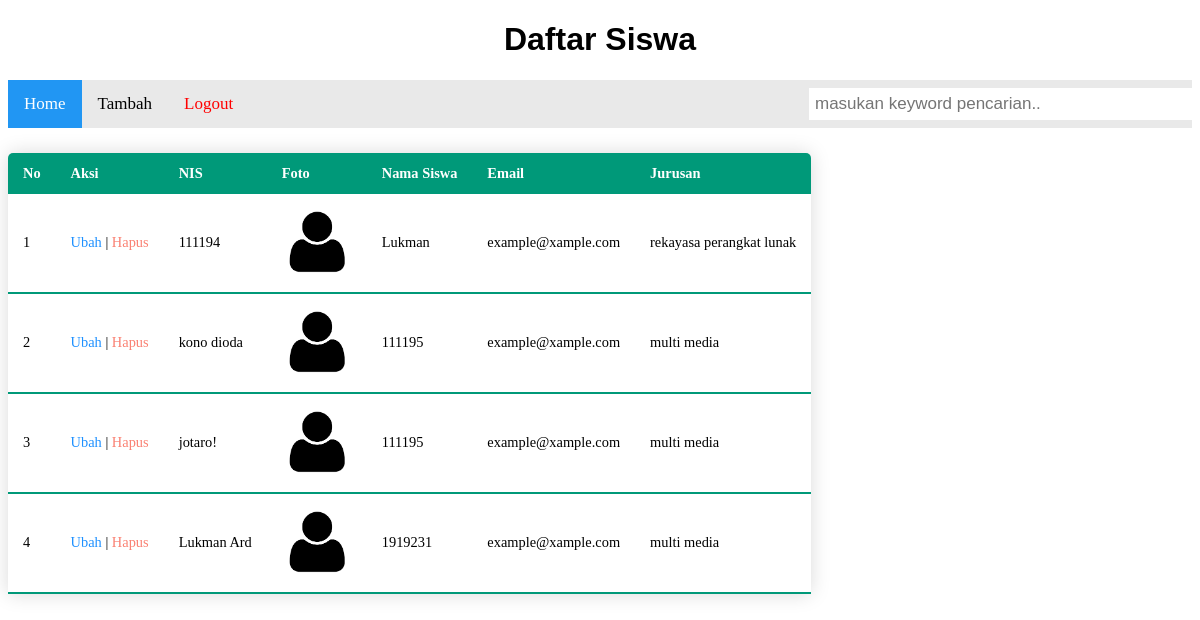
Page /index.php (signed in) on the committed database.
### tables this page shows
CREATE TABLE `siswa` (
  `id` int(11) NOT NULL,
  `nama` varchar(200) NOT NULL,
  `nis` char(10) NOT NULL,
  `email` varchar(100) NOT NULL,
  `jurusan` varchar(100) NOT NULL,
  `foto` varchar(150) NOT NULL
);

### functions.php (called while the page is built, shortened)
<?php
$conn = mysqli_connect("localhost", "root", "", "daftar_siswa");
function query($query)
{
    global $conn;
    $result = mysqli_query($conn, $query);
    $rows = [];
    while ($row = mysqli_fetch_assoc($result)) {
        $rows[] = $row;
    }
    return $rows;
}

### index.php (the view, shortened to what this page needs)
<?php
require 'functions.php';
$siswa = query("SELECT * FROM siswa");
?>
<!DOCTYPE html>
<html lang="en">
<head>
    <link rel="stylesheet" href="css/style.css" />
</head>
<body>
    <h1 style="text-align: center; font-family: sans-serif;">Daftar Siswa</h1>
    <nav id="navbar" class="topnav">
        <a class="active" href="index.php">Home</a>
        <a href="tambah.php">Tambah</a>
        <a href="logout.php" style="color: red;">Logout</a>
        <div class="search-container">
            <form action="" method="POST">
                <input type="text" name="keyword" size="35" autofocus placeholder="masukan keyword pencarian.." autocomplete="off" id="keyword">
            </form>
        </div>
    </nav>
    <div id="container">
        <table class="content-table">
            <thead>
                <tr>
                    <th>No</th>
                    <th>Aksi</th>
                    <th>NIS</th>
                    <th>Foto</th>
                    <th>Nama Siswa</th>
                    <th>Email</th>
                    <th>Jurusan</th>
                </tr>
            </thead>
            <?php $i = 1; ?>
            <?php foreach ($siswa as $row) : ?>
                <tbody>
                    <tr>
                        <td><?= $i; ?></td>
                        <td>
                            <a style="color: dodgerblue;" href="ubah.php?id=<?= $row["id"]; ?>">Ubah</a> | <a style="color: salmon;" href="hapus.php?id=<?= $row["id"]; ?>" onclick="
                    return confirm('Yakin')">Hapus</a>
                        </td>
                        <td>
                            <?= $row["nis"]; ?></td>
                        <td>
                            <img src="img/<?= $row["foto"]; ?>" width="70">
                        </td>
                        <td><?= $row["nama"]; ?></td>
                        <td><?= $row["email"] ?></td>
                        <td><?= $row["jurusan"]; ?></td>
                    </tr>
                    <?php $i++; ?>
                <?php endforeach; ?>
                </tbody>
        </table>
    </div>
</body>
</html>

### css/style.css (style rules this page uses)
.content-table { border-collapse: collapse; margin: 25px 0; font-size: 0.9em; min-width: 400px; border-radius: 5px 5px 0 0; overflow: hidden; box-shadow: 0 0 20px rgb(0, 0, 0, 0.15); }
.content-table thead tr { background-color: #009979; color: #ffffff; text-align: left; font-weight: bold; }
.content-table th, .content-table td { padding: 12px 15px; }
.content-table tbody tr { border-bottom: 1px solid #dddddd; }
.content-table tbody tr:last-of-type { border-bottom: 2px solid #009979; }
a { text-decoration: none; }

### index.php (style rules this page uses)
.topnav { overflow: hidden; background-color: #e9e9e9; }
.topnav a { float: left; display: block; color: black; text-align: center; padding: 14px 16px; text-decoration: none; font-size: 17px; }
.topnav a.active { background-color: #2196F3; color: white; }
.topnav .search-container { float: right; }
.topnav input[type=text] { padding: 6px; margin-top: 8px; font-size: 17px; border: none; }

### rows in the picture
siswa: nis "111194", foto (picture), nama "Lukman", email "example@xample.com", jurusan "rekayasa perangkat lunak"
siswa: nis "kono dioda", foto (picture), nama "111195", email "example@xample.com", jurusan "multi media"
siswa: nis "jotaro!", foto (picture), nama "111195", email "example@xample.com", jurusan "multi media"
siswa: nis "Lukman Ard", foto (picture), nama "1919231", email "example@xample.com", jurusan "multi media"
